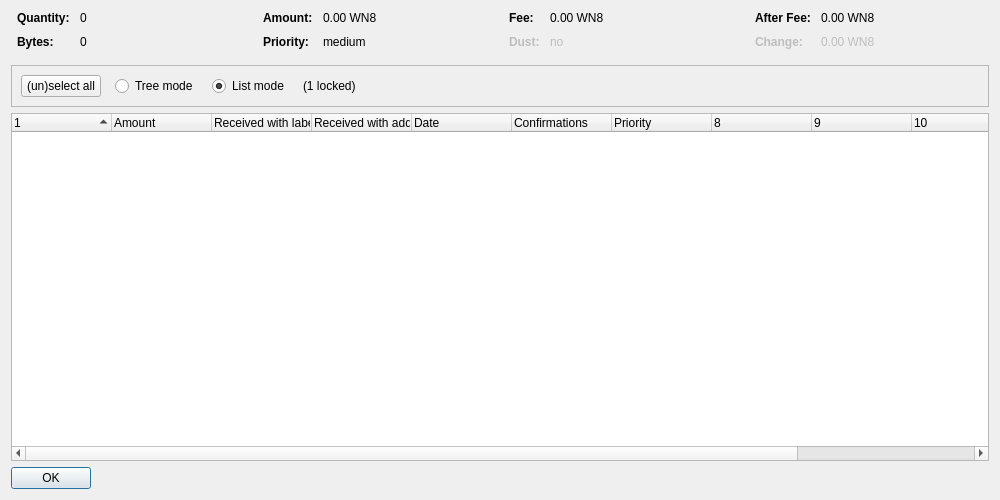
<?xml version="1.0" encoding="UTF-8"?>
<ui version="4.0">
 <class>SigmaCoinControlDialog</class>
 <widget class="QDialog" name="SigmaCoinControlDialog">
  <property name="geometry">
   <rect>
    <x>0</x>
    <y>0</y>
    <width>1000</width>
    <height>500</height>
   </rect>
  </property>
  <property name="windowTitle">
   <string>Coin Selection</string>
  </property>
  <layout class="QVBoxLayout" name="verticalLayout">
   <item>
    <layout class="QHBoxLayout" name="horizontalLayoutTop" stretch="0,0,0,0">
     <property name="topMargin">
      <number>0</number>
     </property>
     <property name="bottomMargin">
      <number>10</number>
     </property>
     <item>
      <layout class="QFormLayout" name="formLayoutCoinControl1">
       <property name="horizontalSpacing">
        <number>10</number>
       </property>
       <property name="verticalSpacing">
        <number>10</number>
       </property>
       <property name="leftMargin">
        <number>6</number>
       </property>
       <property name="rightMargin">
        <number>6</number>
       </property>
       <item row="0" column="0">
        <widget class="QLabel" name="labelCoinControlQuantityText">
         <property name="font">
          <font>
           <bold>true</bold>
          </font>
         </property>
         <property name="text">
          <string>Quantity:</string>
         </property>
        </widget>
       </item>
       <item row="0" column="1">
        <widget class="QLabel" name="labelCoinControlQuantity">
         <property name="cursor">
          <cursorShape>IBeamCursor</cursorShape>
         </property>
         <property name="contextMenuPolicy">
          <enum>Qt::ActionsContextMenu</enum>
         </property>
         <property name="text">
          <string notr="true">0</string>
         </property>
         <property name="textInteractionFlags">
          <set>Qt::LinksAccessibleByMouse|Qt::TextSelectableByKeyboard|Qt::TextSelectableByMouse</set>
         </property>
        </widget>
       </item>
       <item row="1" column="0">
        <widget class="QLabel" name="labelCoinControlBytesText">
         <property name="font">
          <font>
           <bold>true</bold>
          </font>
         </property>
         <property name="text">
          <string>Bytes:</string>
         </property>
        </widget>
       </item>
       <item row="1" column="1">
        <widget class="QLabel" name="labelCoinControlBytes">
         <property name="cursor">
          <cursorShape>IBeamCursor</cursorShape>
         </property>
         <property name="contextMenuPolicy">
          <enum>Qt::ActionsContextMenu</enum>
         </property>
         <property name="text">
          <string notr="true">0</string>
         </property>
         <property name="textInteractionFlags">
          <set>Qt::LinksAccessibleByMouse|Qt::TextSelectableByKeyboard|Qt::TextSelectableByMouse</set>
         </property>
        </widget>
       </item>
      </layout>
     </item>
     <item>
      <layout class="QFormLayout" name="formLayoutCoinControl2">
       <property name="horizontalSpacing">
        <number>10</number>
       </property>
       <property name="verticalSpacing">
        <number>10</number>
       </property>
       <property name="leftMargin">
        <number>6</number>
       </property>
       <property name="rightMargin">
        <number>6</number>
       </property>
       <item row="0" column="0">
        <widget class="QLabel" name="labelCoinControlAmountText">
         <property name="font">
          <font>
           <bold>true</bold>
          </font>
         </property>
         <property name="text">
          <string>Amount:</string>
         </property>
        </widget>
       </item>
       <item row="0" column="1">
        <widget class="QLabel" name="labelCoinControlAmount">
         <property name="cursor">
          <cursorShape>IBeamCursor</cursorShape>
         </property>
         <property name="contextMenuPolicy">
          <enum>Qt::ActionsContextMenu</enum>
         </property>
         <property name="text">
          <string notr="true">0.00 WN8</string>
         </property>
         <property name="textInteractionFlags">
          <set>Qt::LinksAccessibleByMouse|Qt::TextSelectableByKeyboard|Qt::TextSelectableByMouse</set>
         </property>
        </widget>
       </item>
       <item row="1" column="0">
        <widget class="QLabel" name="labelCoinControlPriorityText">
         <property name="font">
          <font>
           <bold>true</bold>
          </font>
         </property>
         <property name="text">
          <string>Priority:</string>
         </property>
        </widget>
       </item>
       <item row="1" column="1">
        <widget class="QLabel" name="labelCoinControlPriority">
         <property name="cursor">
          <cursorShape>IBeamCursor</cursorShape>
         </property>
         <property name="contextMenuPolicy">
          <enum>Qt::ActionsContextMenu</enum>
         </property>
         <property name="text">
          <string notr="true">medium</string>
         </property>
         <property name="textInteractionFlags">
          <set>Qt::LinksAccessibleByMouse|Qt::TextSelectableByKeyboard|Qt::TextSelectableByMouse</set>
         </property>
        </widget>
       </item>
      </layout>
     </item>
     <item>
      <layout class="QFormLayout" name="formLayoutCoinControl3">
       <property name="horizontalSpacing">
        <number>10</number>
       </property>
       <property name="verticalSpacing">
        <number>10</number>
       </property>
       <property name="leftMargin">
        <number>6</number>
       </property>
       <property name="rightMargin">
        <number>6</number>
       </property>
       <item row="0" column="0">
        <widget class="QLabel" name="labelCoinControlFeeText">
         <property name="font">
          <font>
           <bold>true</bold>
          </font>
         </property>
         <property name="text">
          <string>Fee:</string>
         </property>
        </widget>
       </item>
       <item row="0" column="1">
        <widget class="QLabel" name="labelCoinControlFee">
         <property name="cursor">
          <cursorShape>IBeamCursor</cursorShape>
         </property>
         <property name="contextMenuPolicy">
          <enum>Qt::ActionsContextMenu</enum>
         </property>
         <property name="text">
          <string notr="true">0.00 WN8</string>
         </property>
         <property name="textInteractionFlags">
          <set>Qt::LinksAccessibleByMouse|Qt::TextSelectableByKeyboard|Qt::TextSelectableByMouse</set>
         </property>
        </widget>
       </item>
       <item row="1" column="0">
        <widget class="QLabel" name="labelCoinControlLowOutputText">
         <property name="enabled">
          <bool>false</bool>
         </property>
         <property name="font">
          <font>
           <bold>true</bold>
          </font>
         </property>
         <property name="text">
          <string>Dust:</string>
         </property>
        </widget>
       </item>
       <item row="1" column="1">
        <widget class="QLabel" name="labelCoinControlLowOutput">
         <property name="enabled">
          <bool>false</bool>
         </property>
         <property name="cursor">
          <cursorShape>IBeamCursor</cursorShape>
         </property>
         <property name="contextMenuPolicy">
          <enum>Qt::ActionsContextMenu</enum>
         </property>
         <property name="text">
          <string notr="true">no</string>
         </property>
         <property name="textInteractionFlags">
          <set>Qt::LinksAccessibleByMouse|Qt::TextSelectableByKeyboard|Qt::TextSelectableByMouse</set>
         </property>
        </widget>
       </item>
      </layout>
     </item>
     <item>
      <layout class="QFormLayout" name="formLayoutCoinControl4">
       <property name="horizontalSpacing">
        <number>10</number>
       </property>
       <property name="verticalSpacing">
        <number>10</number>
       </property>
       <property name="leftMargin">
        <number>6</number>
       </property>
       <property name="rightMargin">
        <number>6</number>
       </property>
       <item row="0" column="0">
        <widget class="QLabel" name="labelCoinControlAfterFeeText">
         <property name="font">
          <font>
           <bold>true</bold>
          </font>
         </property>
         <property name="text">
          <string>After Fee:</string>
         </property>
        </widget>
       </item>
       <item row="0" column="1">
        <widget class="QLabel" name="labelCoinControlAfterFee">
         <property name="cursor">
          <cursorShape>IBeamCursor</cursorShape>
         </property>
         <property name="contextMenuPolicy">
          <enum>Qt::ActionsContextMenu</enum>
         </property>
         <property name="text">
          <string notr="true">0.00 WN8</string>
         </property>
         <property name="textInteractionFlags">
          <set>Qt::LinksAccessibleByMouse|Qt::TextSelectableByKeyboard|Qt::TextSelectableByMouse</set>
         </property>
        </widget>
       </item>
       <item row="1" column="0">
        <widget class="QLabel" name="labelCoinControlChangeText">
         <property name="enabled">
          <bool>false</bool>
         </property>
         <property name="font">
          <font>
           <bold>true</bold>
          </font>
         </property>
         <property name="text">
          <string>Change:</string>
         </property>
        </widget>
       </item>
       <item row="1" column="1">
        <widget class="QLabel" name="labelCoinControlChange">
         <property name="enabled">
          <bool>false</bool>
         </property>
         <property name="cursor">
          <cursorShape>IBeamCursor</cursorShape>
         </property>
         <property name="contextMenuPolicy">
          <enum>Qt::ActionsContextMenu</enum>
         </property>
         <property name="text">
          <string notr="true">0.00 WN8</string>
         </property>
         <property name="textInteractionFlags">
          <set>Qt::LinksAccessibleByMouse|Qt::TextSelectableByKeyboard|Qt::TextSelectableByMouse</set>
         </property>
        </widget>
       </item>
      </layout>
     </item>
    </layout>
   </item>
   <item>
    <widget class="QFrame" name="frame">
     <property name="minimumSize">
      <size>
       <width>0</width>
       <height>40</height>
      </size>
     </property>
     <property name="frameShape">
      <enum>QFrame::StyledPanel</enum>
     </property>
     <property name="frameShadow">
      <enum>QFrame::Sunken</enum>
     </property>
     <layout class="QHBoxLayout" name="horizontalLayout">
      <item>
       <layout class="QHBoxLayout" name="horizontalLayoutPanel" stretch="0,0,0,0,0">
        <property name="spacing">
         <number>14</number>
        </property>
        <item>
         <widget class="QPushButton" name="pushButtonSelectAll">
          <property name="sizePolicy">
           <sizepolicy hsizetype="Maximum" vsizetype="Fixed">
            <horstretch>0</horstretch>
            <verstretch>0</verstretch>
           </sizepolicy>
          </property>
          <property name="text">
           <string>(un)select all</string>
          </property>
          <property name="autoDefault">
           <bool>false</bool>
          </property>
         </widget>
        </item>
        <item>
         <widget class="QRadioButton" name="radioTreeMode">
          <property name="sizePolicy">
           <sizepolicy hsizetype="Maximum" vsizetype="Fixed">
            <horstretch>0</horstretch>
            <verstretch>0</verstretch>
           </sizepolicy>
          </property>
          <property name="text">
           <string>Tree mode</string>
          </property>
         </widget>
        </item>
        <item>
         <widget class="QRadioButton" name="radioListMode">
          <property name="sizePolicy">
           <sizepolicy hsizetype="Maximum" vsizetype="Fixed">
            <horstretch>0</horstretch>
            <verstretch>0</verstretch>
           </sizepolicy>
          </property>
          <property name="text">
           <string>List mode</string>
          </property>
          <property name="checked">
           <bool>true</bool>
          </property>
         </widget>
        </item>
        <item>
         <widget class="QLabel" name="labelLocked">
          <property name="text">
           <string notr="true">(1 locked)</string>
          </property>
         </widget>
        </item>
        <item>
         <spacer name="horizontalSpacer">
          <property name="orientation">
           <enum>Qt::Horizontal</enum>
          </property>
          <property name="sizeHint" stdset="0">
           <size>
            <width>40</width>
            <height>20</height>
           </size>
          </property>
         </spacer>
        </item>
       </layout>
      </item>
     </layout>
    </widget>
   </item>
   <item>
    <widget class="CoinControlTreeWidget" name="treeWidget">
     <property name="contextMenuPolicy">
      <enum>Qt::CustomContextMenu</enum>
     </property>
     <property name="sortingEnabled">
      <bool>false</bool>
     </property>
     <property name="columnCount">
      <number>12</number>
     </property>
     <attribute name="headerShowSortIndicator" stdset="0">
      <bool>true</bool>
     </attribute>
     <attribute name="headerStretchLastSection">
      <bool>false</bool>
     </attribute>
     <column>
      <property name="text">
       <string/>
      </property>
     </column>
     <column>
      <property name="text">
       <string>Amount</string>
      </property>
     </column>
     <column>
      <property name="text">
       <string>Received with label</string>
      </property>
     </column>
     <column>
      <property name="text">
       <string>Received with address</string>
      </property>
     </column>
     <column>
      <property name="text">
       <string>Date</string>
      </property>
     </column>
     <column>
      <property name="text">
       <string>Confirmations</string>
      </property>
      <property name="toolTip">
       <string>Confirmed</string>
      </property>
     </column>
     <column>
      <property name="text">
       <string>Priority</string>
      </property>
     </column>
     <column>
      <property name="text">
       <string/>
      </property>
     </column>
     <column>
      <property name="text">
       <string/>
      </property>
     </column>
     <column>
      <property name="text">
       <string/>
      </property>
     </column>
     <column>
      <property name="text">
       <string/>
      </property>
     </column>
     <column>
      <property name="text">
       <string/>
      </property>
     </column>
    </widget>
   </item>
   <item>
    <widget class="QDialogButtonBox" name="buttonBox">
     <property name="sizePolicy">
      <sizepolicy hsizetype="Maximum" vsizetype="Fixed">
       <horstretch>0</horstretch>
       <verstretch>0</verstretch>
      </sizepolicy>
     </property>
     <property name="orientation">
      <enum>Qt::Horizontal</enum>
     </property>
     <property name="standardButtons">
      <set>QDialogButtonBox::Ok</set>
     </property>
    </widget>
   </item>
  </layout>
 </widget>
 <customwidgets>
  <customwidget>
   <class>CoinControlTreeWidget</class>
   <extends>QTreeWidget</extends>
   <header>coincontroltreewidget.h</header>
  </customwidget>
 </customwidgets>
 <resources/>
 <connections/>
</ui>
